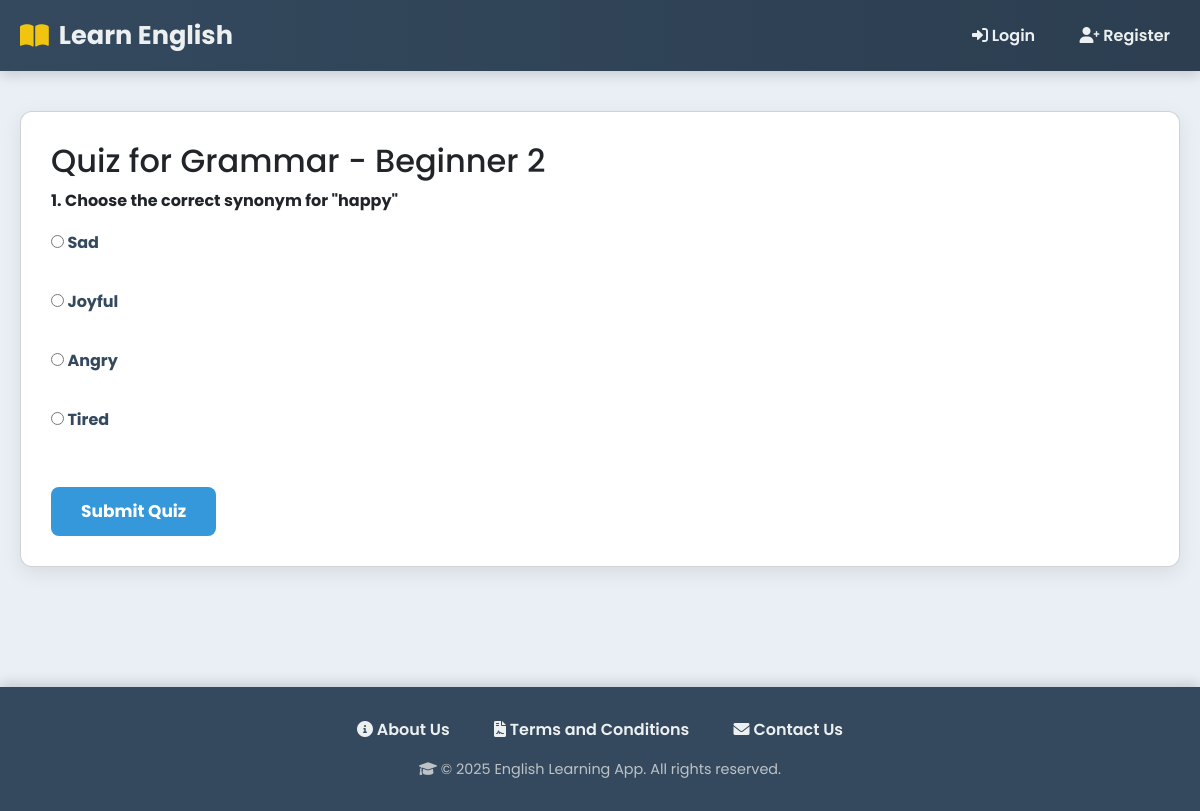
Screenshot of /lesson/6/quiz/ with the database file from the repository.
### myapp/models.py (models this page shows, shortened)
class Lesson(models.Model):
    SKILL_LEVEL_CHOICES = [
        ("beginner", "Beginner"),
        ("intermediate", "Intermediate"),
        ("advanced", "Advanced"),
    ]
    CATEGORY_CHOICES = [
        ("grammar", "Grammar"),
        ("vocabulary", "Vocabulary"),
        ("listening", "Listening"),
        ("speaking", "Speaking"),
    ]
    title = models.CharField(max_length=200)
    description = models.TextField(blank=True)
    skill_level = models.CharField(max_length=20, choices=SKILL_LEVEL_CHOICES)
    category = models.CharField(max_length=20, choices=CATEGORY_CHOICES)
    created_by = models.ForeignKey(
        UserRegister,
        on_delete=models.SET_NULL,
        null=True,
        related_name="lessons_created"
    )
    created_at = models.DateTimeField(auto_now_add=True)

class Quiz(models.Model):
    lesson = models.ForeignKey(Lesson, on_delete=models.CASCADE, related_name="quizzes")
    question = models.CharField(max_length=200)
    option1 = models.CharField(max_length=200)
    option2 = models.CharField(max_length=200)
    option3 = models.CharField(max_length=200)
    option4 = models.CharField(max_length=200)
    correct_option = models.CharField(
        max_length=10,
        choices=(
            ("option1", "Option 1"),
            ("option2", "Option 2"),
            ("option3", "Option 3"),
            ("option4", "Option 4"),
        )
    )
    created_at = models.DateTimeField(auto_now_add=True)

### myapp/views.py (the view, shortened to what this page needs)
# urls.py: path("lesson/<int:lesson_id>/quiz/", views.attempt_quiz, name="attempt_quiz"),
def attempt_quiz(request, lesson_id):
    lesson = get_object_or_404(Lesson, id=lesson_id)
    quizzes = lesson.quizzes.all()
    return render(request, "quiz_attempt.html", {"lesson": lesson, "quizzes": quizzes})

### templates/quiz_attempt.html (shortened to what this page needs)
{% extends "base.html" %}
{% block content %}
<div class="card">
    <h2>Quiz for {{ lesson.title }}</h2>
    <form method="post">
        {% for quiz in quizzes %}
            <div style="margin-bottom:20px;">
                <p><strong>{{ forloop.counter }}. {{ quiz.question }}</strong></p>
                <label><input type="radio" name="q{{ quiz.id }}" value="option1"> {{ quiz.option1 }}</label><br>
                <label><input type="radio" name="q{{ quiz.id }}" value="option2"> {{ quiz.option2 }}</label><br>
                <label><input type="radio" name="q{{ quiz.id }}" value="option3"> {{ quiz.option3 }}</label><br>
                <label><input type="radio" name="q{{ quiz.id }}" value="option4"> {{ quiz.option4 }}</label><br>
            </div>
        {% endfor %}
        <button type="submit" class="btn btn-primary">Submit Quiz</button>
    </form>
</div>
{% endblock %}

### templates/base.html (style rules this page uses)
body { font-family: 'Poppins', 'Segoe UI', Tahoma, Geneva, Verdana, sans-serif; margin: 0; padding: 0; background: #e9eff5; color: #2c3e50; line-height: 1.6; }
.card { background: #ffffff; padding: 30px; margin-bottom: 30px; border-radius: 12px; box-shadow: 0 6px 20px rgba(0,0,0,0.08); }
form label { display: block; margin-bottom: 8px; font-weight: 700; color: #34495e; }
.btn { display: inline-block; padding: 12px 30px; background: #3498db; color: #fff; border: none; border-radius: 8px; text-decoration: none; cursor: pointer; font-size: 17px; font-weight: 700; transition: background 0.3s, transform 0.2s, box-shadow 0.3s; }

### rows the page displays
Lesson: title "Grammar - Beginner 2"
Quiz: question "Choose the correct synonym for \"happy\"", option1 "Sad", option2 "Joyful", option3 "Angry", option4 "Tired"
